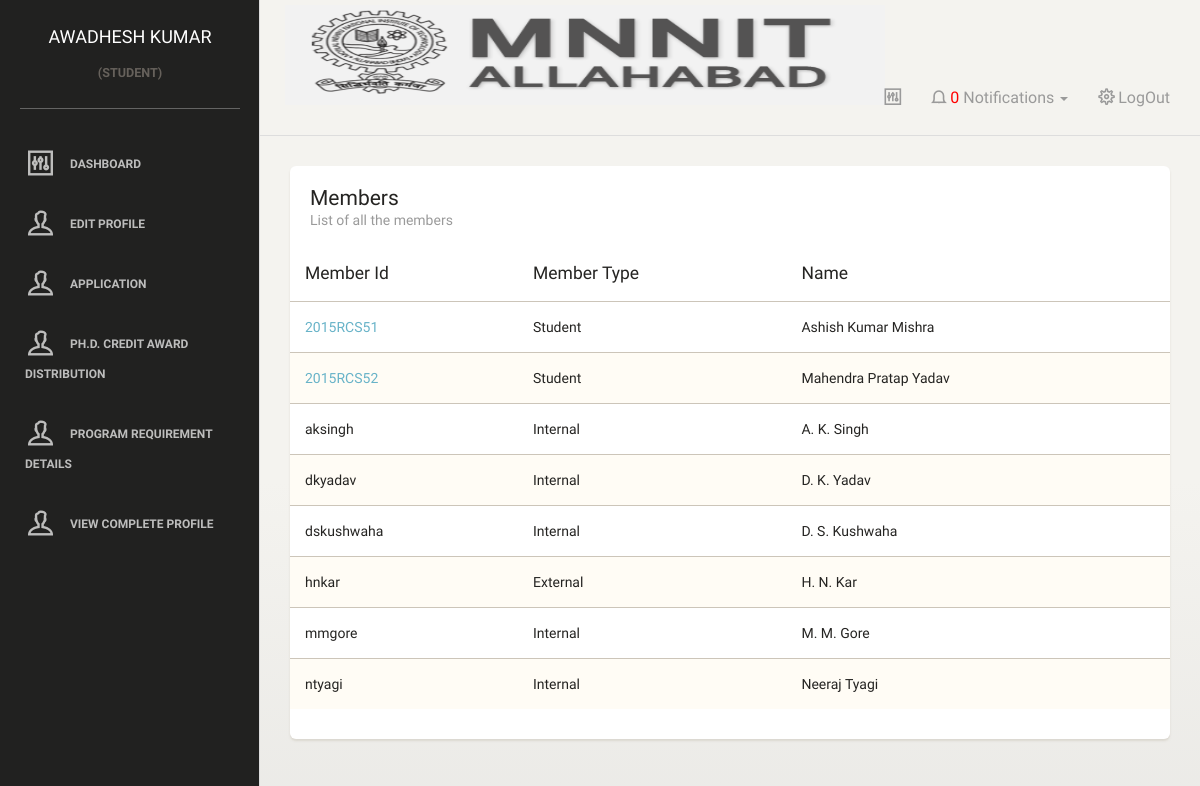
/members.php (signed in), run on the app's committed database.
### tables this page shows
CREATE TABLE IF NOT EXISTS `studentmaster` (
  `reg_no` varchar(10) NOT NULL,
  `password` varchar(50) NOT NULL,
  `photo_path` varchar(50) NOT NULL,
  `category` varchar(10) NOT NULL,
  `program` varchar(20) NOT NULL,
  `name` varchar(50) NOT NULL,
  `father_name` varchar(50) NOT NULL,
  `address` varchar(100) NOT NULL,
  `contact_no` decimal(15,0) NOT NULL,
  `mail_id` varchar(30) NOT NULL,
  `hostel` varchar(50) NOT NULL,
  `gender` varchar(20) NOT NULL,
  `highest_qualification` varchar(100) NOT NULL,
  `nationality` varchar(25) NOT NULL,
  `admission_category_code` varchar(10) NOT NULL,
  `stipendiary` tinyint(1) NOT NULL,
  `program_type` varchar(25) NOT NULL,
  `program_category` varchar(25) NOT NULL,
  `dept_id` int(2) NOT NULL,
  `year_of_joining` varchar(20) NOT NULL,
  PRIMARY KEY (`reg_no`)
);

CREATE TABLE IF NOT EXISTS `faculty` (
  `faculty_id` varchar(20) NOT NULL,
  `password` varchar(255) NOT NULL,
  `name` varchar(50) NOT NULL,
  `dept_id` varchar(10) NOT NULL,
  `designation` varchar(50) DEFAULT NULL,
  `contact` decimal(15,0) NOT NULL,
  `mail_id` varchar(50) NOT NULL,
  `external` binary(1) NOT NULL,
  `affiliation` varchar(100) NOT NULL,
  `photo_path` varchar(255) NOT NULL,
  `address` varchar(200) NOT NULL,
  PRIMARY KEY (`faculty_id`),
  KEY `dept_id` (`dept_id`)
);

### includes/preProcess.php (called while the page is built, shortened)
<?php
if(!isset($_SESSION['reg_no']))
{
    header("location: ./");
}
else
    $reg_no = $_SESSION['reg_no'];
include("./includes/connect.php");
$is_admin = 0;
if(isset($_SESSION['is_admin']) && $_SESSION['is_admin'] == 1)
{
    $is_admin = 1;
    $name = "ADMIN";
    $url =  "//{$_SERVER['HTTP_HOST']}{$_SERVER['REQUEST_URI']}";
    $user['name'] = "ADMIN";
    $escaped_url = htmlspecialchars( $url, ENT_QUOTES, 'UTF-8' );
}else if(! strcmp($_SESSION['role'], "student"))
{
    $query = "SELECT * FROM studentmaster WHERE reg_no='$reg_no'";
    $results = mysqli_query($connection, $query);
    $user = mysqli_fetch_array($results);
    if(empty($user['photo_path']))
    {
        $user['photo_path']='./images/default.jpg';
    }
}
?>

### members.php (the view, shortened to what this page needs)
<?php
    include("./includes/preProcess.php");
?>
<!doctype html>
<html lang="en">
<head>
    <link href="assets/css/bootstrap.min.css" rel="stylesheet" />
    <link href="assets/css/animate.min.css" rel="stylesheet"/>
    <link href="assets/css/paper-dashboard.css" rel="stylesheet"/>
    <link href="http://maxcdn.bootstrapcdn.com/font-awesome/latest/css/font-awesome.min.css" rel="stylesheet">
    <link href="assets/css/themify-icons.css" rel="stylesheet">
    <link href="./css/myCss.css" rel="stylesheet">
</head>
<body>
<div class="wrapper">
	<div class="sidebar" data-background-color="black" data-active-color="warning">
    	<div class="sidebar-wrapper">
            <div class="logo">
                <?php include('./includes/topleft.php') ?>
            </div>
            <?php
                include("./includes/sideNav.php");
            ?>
    	</div>
    </div>
    <div class="main-panel">
		<nav class="navbar navbar-default">
            <div class="container-fluid">
                <div class="navbar-header">
                    <?php include('./includes/logo.php'); ?>
                </div>
                <div class="collapse navbar-collapse">
                    <ul class="nav navbar-nav navbar-right">
                        <li>
                            <a href="stats.php">
                                <i class="ti-panel"></i>
                            </a>
                        </li>
                        <?php include('./includes/notifications.php'); ?>
						<li>
                            <a href="./logout.php">
                                <i class="ti-settings"></i>
                                <p>LogOut</p>
                            </a>
                        </li>
                    </ul>
                </div>
            </div>
        </nav>
        <div class="content">
            <div class="container-fluid">
                <div class="row">
                    <div class="col-md-12">
                        <div class="card">
                            <div class="header">
                                <h4 class="title">Members</h4>
                                <p class="category">List of all the members</p>
                            </div>
                            <div class="content table-responsive table-full-width">
                                <table class="table table-striped">
                                    <thead>
                                        <th>Member Id</th>
                                    	<th>Member Type</th>
                                    	<th>Name</th>
                                    </thead>
                                    <tbody>
                                        <?php
                                            $query = "SELECT distinct(member_id), member_type, dept_name FROM members JOIN department WHERE members.dept_id = department.dept_id";
                                            $allMembers = mysqli_query($connection, $query);
                                            while( $thisMember = mysqli_fetch_array($allMembers) )
                                            {
                                        ?>
                                                <tr>
                                                    <td>
                                                        <?php
                                                            if(!strcmp($thisMember['member_type'],"Student"))
                                                            {
                                                        ?>
                                                            <a href="./viewStudent.php?qwStudent=<?php echo $thisMember['member_id'] ?>">
                                                        <?php
                                                            echo $thisMember['member_id'];
                                                            }
                                                            else{
                                                                echo $thisMember['member_id'];
                                                            }
                                                        ?>
                                                    </td>
                                                    <td>
                                                        <?php echo $thisMember['member_type'] ?>
                                                    </td>
                                                    <td>
                                                        <?php
                                                            if(!strcmp($thisMember['member_type'],"Student"))
                                                            {
                                                                $student_id = $thisMember['member_id'];
                                                                $student_query = "SELECT name FROM studentmaster WHERE reg_no = '$student_id'";
                                                                $res = mysqli_query($connection, $student_query);
                                                                $student = mysqli_fetch_array($res);
                                                                echo $student['name'];
                                                            } else
                                                            {
                                                                $faculty_id = $thisMember['member_id'];
                                                                $faculty_query = "SELECT name FROM faculty WHERE faculty_id = '$faculty_id'";
                                                                $res = mysqli_query($connection, $faculty_query);
                                                                $faculty = mysqli_fetch_array($res);
                                                                echo $faculty['name'];
                                                            }
                                                        ?>
                                                    </td>
                                                </tr>
                                        <?php
                                            }
                                        ?>
                                    </tbody>
                                </table>
                            </div>
                        </div>
                    </div>
                </div>
            </div>
        </div>
    </div>
</div>
</body>
</html>

### includes/topleft.php
<a href="./dashboard.php" class="simple-text">
                <?php echo $user['name'] ?>
            </a>
            <?php if ($is_admin == 1)
            {
            ?>
            <center><h6>(admin)</h6></center>
            <?php
             } else {
             ?>
             <center><h6>(<?php echo $_SESSION['role']; ?>)</h6></center>
             <?php
             }
             ?>

### data on the page
studentmaster: name "AWADHESH KUMAR"
studentmaster: name "Ashish Kumar Mishra"
studentmaster: name "Mahendra Pratap Yadav"
faculty: name "A. K. Singh"
faculty: name "D. K. Yadav"
faculty: name "D. S. Kushwaha"
faculty: name "H. N. Kar"
faculty: name "M. M. Gore"
faculty: name "Neeraj Tyagi"

### other printed values
$_SESSION['role'] "STUDENT"
$countNotifications "0"
$thisMember['member_id'] "2015RCS51"
$thisMember['member_type'] "Student"
$thisMember['member_id'] "2015RCS52"
$thisMember['member_id'] "aksingh"
$thisMember['member_type'] "Internal"
$thisMember['member_id'] "dkyadav"
$thisMember['member_id'] "dskushwaha"
$thisMember['member_id'] "hnkar"
$thisMember['member_type'] "External"
$thisMember['member_id'] "mmgore"
$thisMember['member_id'] "ntyagi"
